Frame 1 (no input): blank canvas, image omitted
Frame 60 (no input): blank canvas, image omitted
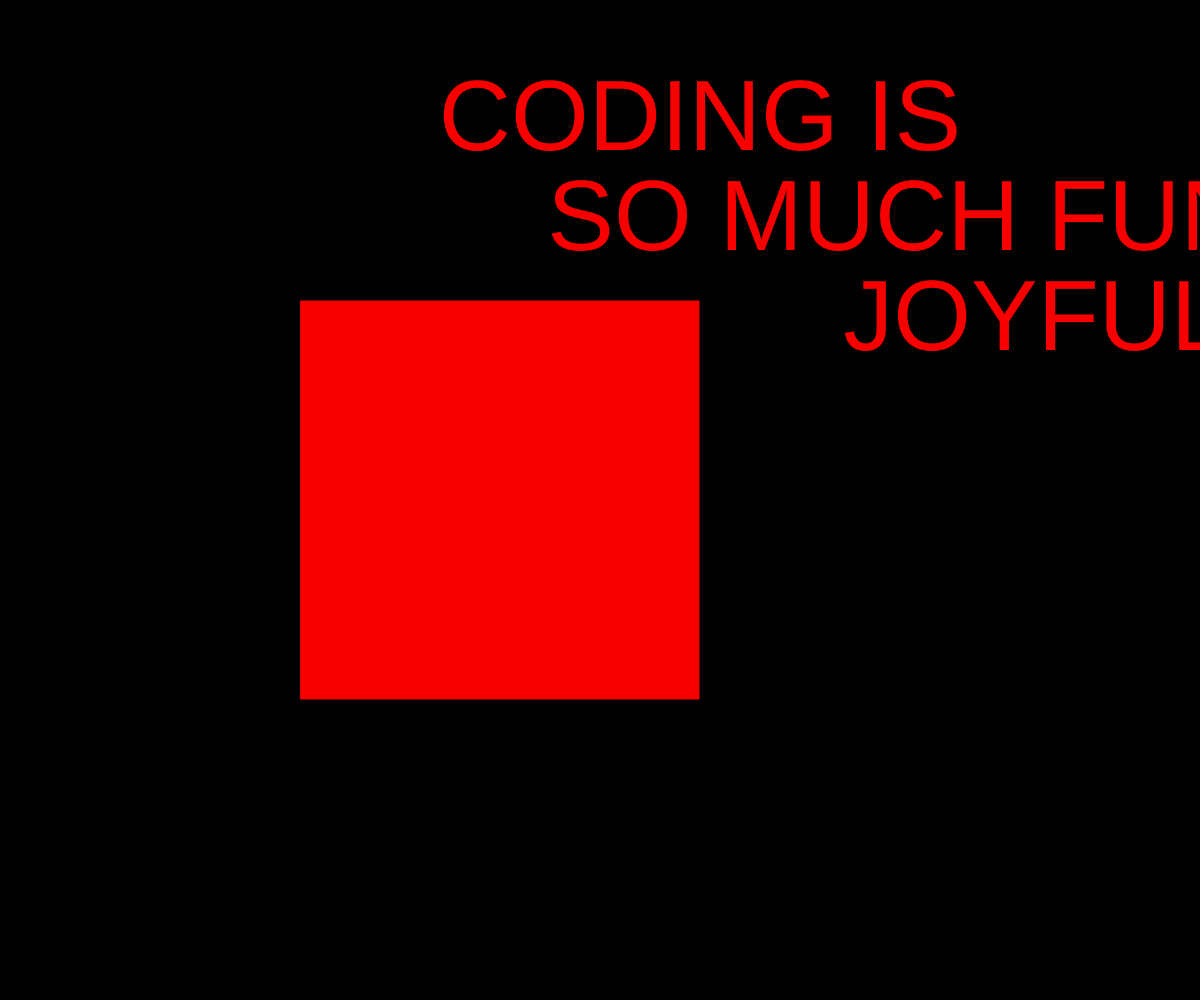
Frame 120 (the mouse pressed at the canvas centre since frame 60)

The p5.js sketch whose frames 1 and 60 were blank and that drew this single picture after the mouse press (run headless with seeded random() and noise() and a simulated clock; from frame 60 on, the mouse is pressed at the canvas centre):

// p5.js sketch
// ── sketch.js
var rectX = 300;
var rectY = 300;
var rectSize = 400;
var rectTop = rectY;
var rectBottom = rectY + rectSize;
var rectLeft = rectX;
var rectRight = rectX + rectSize;
var colR;


function setup(){
    createCanvas(windowWidth, windowHeight);
    
}

function draw(){
    
    background(0);
  
    if(mouseX > rectLeft && mouseX < rectRight && mouseY > rectTop && mouseY < rectBottom){
        colR = 249;  
                
                textSize(100);
                textAlign(CENTER);
                text("CODING IS", 700, 150);
                textAlign(CENTER);
                text("SO MUCH FUN", 900, 250);
                textAlign(CENTER);
                text("JOYFUL", 1035, 350);
        
    }else{
        colR = 0;   
    }
        fill(colR, 0, 0);
        rect(rectX, rectY, rectSize, rectSize);
    
    
    
    
}
